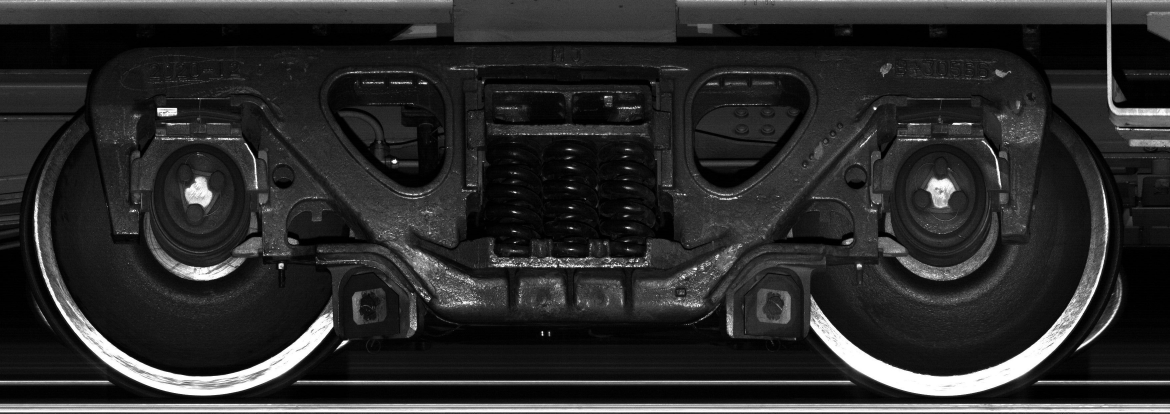
#> input picture database/blob/parts/3907_2_1/wheel_2.jpg, 3510 x 1240 px (shown at 1/3 size)
$ python image_registration.py ../../database/blob/parts/3907_2_1/wheel_1.jpg out.png ../../database/blob/parts/3907_2_1/wheel_2.jpg
#> lines starting #> are read from the running program, lines starting #| are printed output that depends on the picture
### ai/tvds-registration/bright_enhance.py
# File    :   bright_enhance.py
# Time    :   2022/10/28 9:05
# Author  :   Ouyang Yiqi

import math
import cv2
import tensorlayer as tl
from PIL import Image, ImageStat


# [36 lines left out: functions hisColor_Img, image_brightness, bright_Img, not called in this run]


def bright_enhance(img_path, target_bright=80, only_enhance=True):
    gamma = 1
    img = tl.vis.read_image(img_path)
    img_bright = image_brightness(Image.open(img_path))
    if only_enhance:
        if img_bright > target_bright:
            return Image.fromarray(img)

    delta = 0.02
    # [11 lines of commented-out code are left out]
    while img_bright < target_bright:
        gamma -= delta
        img = tl.prepro.brightness(img, gamma)
        img_bright = image_brightness(Image.fromarray(img))

    return Image.fromarray(img)


# [37 lines left out: function auto_bright, not called in this run]


# [19 lines that do not run on import are left out]

    # [5 lines of commented-out code are left out]

### ai/tvds-registration/image_registration.py
# File    :   image_registration.py
# Time    :   2022/11/3 10:48
# Author  :   Ouyang Yiqi
import os
import random
import sys
import time
from pathlib import Path

import cv2
import numpy as np
from scipy import stats
from sklearn.cluster import dbscan

from bright_enhance import bright_enhance
from utils import get_line_cross_point, is_cross_point_in_line, calc_abc_from_line_2d


# [18 lines left out: function PCA, not called in this run]


def detect_with_savekp(img, detector):
    """
    :param img:
    :param detector:
    :return:
    """
    kp, des = detector.detectAndCompute(img, None)

    img_kp = np.zeros_like(img)
    cv2.drawKeypoints(img, kp, img_kp)

    return kp, des, img_kp


# [371 lines left out: functions getMatch, cross_validation, rough_culing, cal_gradient_for_matches, correct_distortion, fine_culing and 2 more, not called in this run]


# 通过滑动窗口的方式，对窗口中的特征点合并
def keypoint_merge(kps, des, row, column, window_size=(50, 50), stride=None, region=None):
    if region is None:
        region = [0, 389, 204, 1135]
    if stride is None:
        stride = window_size
    x_start = region[1]
    x_end = region[3]
    h_slide_num = int((x_end - x_start - window_size[0]) / stride[0])
    v_slide_num = int((row - window_size[1]) / stride[1])
    result_index = []
    other_index = set([i for i in range(len(kps))])
    for j in range(v_slide_num + 1):
        for i in range(h_slide_num + 1):
            indexes = []
            window_start = x_start + i * stride[0], j * stride[1]
            window_end = x_start + i * stride[0] + window_size[0], j * stride[1] + window_size[1]
            for k in range(len(kps)):
                if window_start[0] < kps[k].pt[0] < window_end[0] and window_start[1] < kps[k].pt[1] < window_end[1]:
                    indexes.append(k)
                    if k in other_index:
                        other_index.remove(k)
                if kps[k].pt[0] > window_end[0] and kps[k].pt[1] > window_end[1]:
                    break
            if len(indexes) == 0:
                continue
            points = cv2.KeyPoint_convert(kps, keypointIndexes=indexes)
            mean = np.mean(points, 0)
            center_index = 0
            min_value = 999
            for m, point in enumerate(points):
                distance = np.sum((point - mean) ** 2)
                if distance < min_value:
                    min_value = distance
                    center_index = m
            result_index.append(indexes[center_index])
    result_index = list(set(result_index))  # 去重
    result_index.extend(other_index)
    new_kps = []
    for index in result_index:
        new_kps.append(kps[index])
    new_des = des[result_index]
    return new_kps, new_des


def registration(src_path="./images/test/template_stretch.jpg",
                 template_path="/home/kwanho/Workspace/Workspace-TVDS/TVDS-AI/tvds-registration/images/template/X70/template.jpg",
                 save_path="./images/aligned/",
                 merge_region=None,
                 method="SIFT",
                 is_PCA=False,
                 is_bright_enhance=True,
                 match_sample_ratio=0.8,
                 stride=(30, 10),
                 recover_to_default_size=True,
                 is_fill=True,
                 ):
#> called with save_path = 'out.png', method = 'SIFT', is_PCA = False, is_bright_enhance = True, match_sample_ratio = 0.8, stride = (30, 10), recover_to_default_size = True, is_fill = True
    img_template = cv2.imread(template_path)
#> img_template is the input picture: shape (1240, 3510, 3); min 0, max 255, mean 42.6
    img_template = cv2.resize(img_template, (img_template.shape[1] // 10, img_template.shape[0] // 10),
                              interpolation=cv2.INTER_AREA)
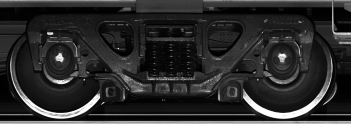
#> img_template: shape (124, 351, 3); min 0, max 255, mean 42.6

    row, column = img_template.shape[0], img_template.shape[1]
#> row = 124; column = 351
    detector = None
    if method == "SIFT":
        detector = cv2.SIFT_create()
    kp_t, des_t, img_template_kp = detect_with_savekp(img_template, detector)
#> in detect_with_savekp, `kp, des = detector.detectAndCompute(img, None)`: kp = 203 keypoints; strongest (x, y, size): (59, 57, 5.2), (97, 97, 4.4), (282, 56, 5.2), (51, 33, 2)
#> in detect_with_savekp, `cv2.drawKeypoints(img, kp, img_kp)`:
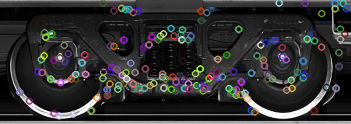
#> img_kp: shape (124, 351, 3); mean B, G, R 49.1, 48.7, 49
#> kp_t has the same summary as kp in detect_with_savekp
    kp_t_merged, des_t_merged = keypoint_merge(kp_t, des_t, row, column, stride=stride, region=merge_region)
#> in keypoint_merge, `other_index = set([i for i in range(len(kps))])`: other_index = 203 items
#> after the loop in keypoint_merge, `for j in range(v_slide_num + 1):`: result_index = []
#> after the loop in keypoint_merge, `for index in result_index:`: new_kps has the same summary as kp in detect_with_savekp
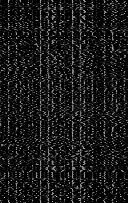
#> des_t_merged: shape (203, 128) float32; min 0, max 195, mean 25.6
#> kp_t_merged has the same summary as kp in detect_with_savekp

    split_path = src_path.split("/")
    try:
        base_name = split_path[-2] + "_" + split_path[-1].split("_")[1] + "_" + split_path[-1].split("_")[2]
    except IndexError:
        base_name = "irregular.jpg"

    if is_bright_enhance:
        img = bright_enhance(src_path)
        img_src = cv2.cvtColor(np.asarray(img), cv2.COLOR_RGB2BGR)
    else:
        img_src = cv2.imread(src_path)
    img_src = cv2.resize(img_src, (img_src.shape[1] // 10, img_src.shape[0] // 10),
                         interpolation=cv2.INTER_AREA)

    kp_s, des_s, img_src_kp = detect_with_savekp(img_src, detector)
    matches = getMatch(des_s, des_t_merged, is_PCA, match_sample_ratio)
    bt_point_s, bt_point_t, bt_matches = rough_culing(kp_s, kp_t_merged, matches, height=row)
    final_point_s, final_point_t, final_matches = fine_culing(bt_point_s, bt_point_t, bt_matches)

    img_aligned, img_vconcat = img_registration(point_1=final_point_s, point_2=final_point_t, img1=img_src,
                                                img2=img_template, src_path=src_path,
                                                template_path=template_path,
                                                recover_to_defaut_size=recover_to_default_size,
                                                is_fill=is_fill)
    if img_aligned is None:
        return False
    result_save_path = save_path + base_name
    # print(save_path)
    # print
    if not os.path.exists(save_path):
        os.makedirs(save_path)
    cv2.imwrite(result_save_path, img_aligned)
    return True


if __name__ == '__main__':
    # src_path = "/home/kwanho/Workspace/Workspace-TVDS/TVDS-AI/tvds-registration/images/3907/20220123001_2_1.jpg"
    # save_path = "/home/kwanho/Workspace/Workspace-TVDS/TVDS-AI/tvds-registration/images/aligned/"
    src_path = sys.argv[1]
    save_path = sys.argv[2]
    template_path = sys.argv[3]
    print(registration(src_path=src_path, save_path=save_path,template_path=template_path))
#> (the call stopped at in bright_enhance, `img = tl.vis.read_image(img_path)`: tensorlayer is not available in this run)

$ run again, on blob/parts/3907_2_1/wheel_1.jpg
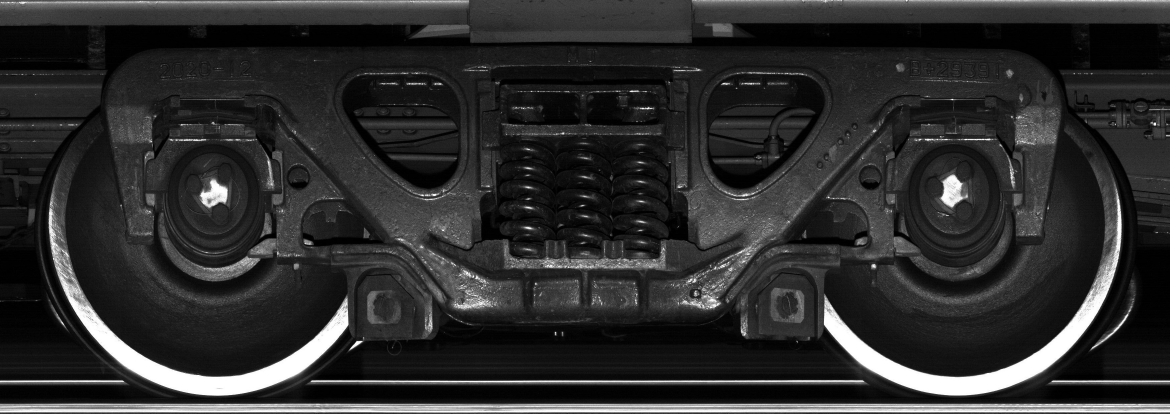
#> input picture blob/parts/3907_2_1/wheel_1.jpg, 3510 x 1240 px (shown at 1/3 size)
#> in registration, img_template is the input picture: shape (1240, 3510, 3); min 0, max 255, mean 45.7
#> img_template: shape (124, 351, 3)
#> kp = 221 keypoints; strongest (x, y, size): (285, 57, 5.2), (64, 58, 5), (21, 87, 3.9), (214, 91, 2.5)
#> in detect_with_savekp, `cv2.drawKeypoints(img, kp, img_kp)`:
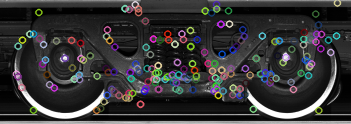
#> img_kp: shape (124, 351, 3); mean B, G, R 53.8, 52.7, 53.2
#> kp_t has the same summary as kp in detect_with_savekp
#> other_index = 221 items
#> after the loop in keypoint_merge, `for j in range(v_slide_num + 1):`: result_index = []
#> after the loop in keypoint_merge, `for index in result_index:`: new_kps has the same summary as kp in detect_with_savekp
#> in registration, `kp_t_merged, des_t_merged = keypoint_merge(kp_t, des_t, row, column, s..`:
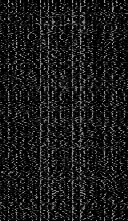
#> des_t_merged: shape (221, 128) float32; min 0, max 182, mean 26.2
#> kp_t_merged has the same summary as kp in detect_with_savekp
